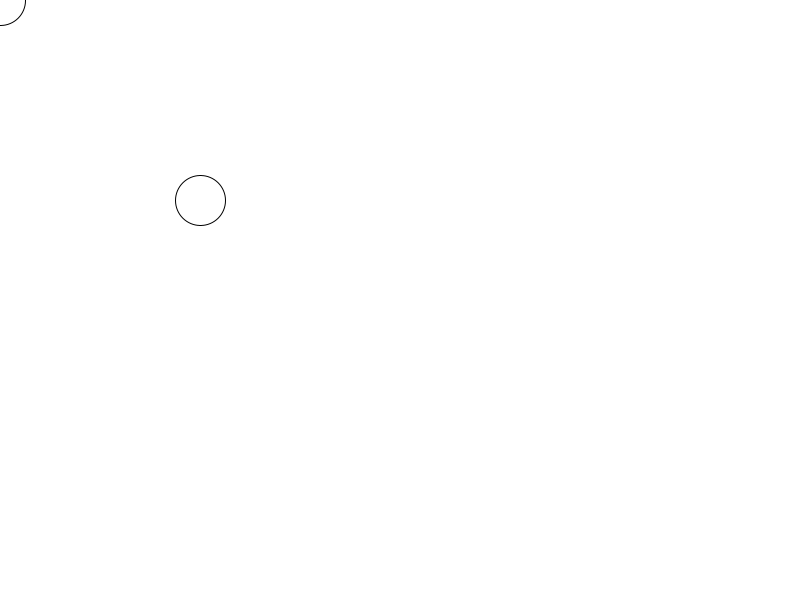
Frame 1 (no input)
Frame 60 (the mouse pressed at the canvas centre just before this capture): identical to frame 1, image omitted
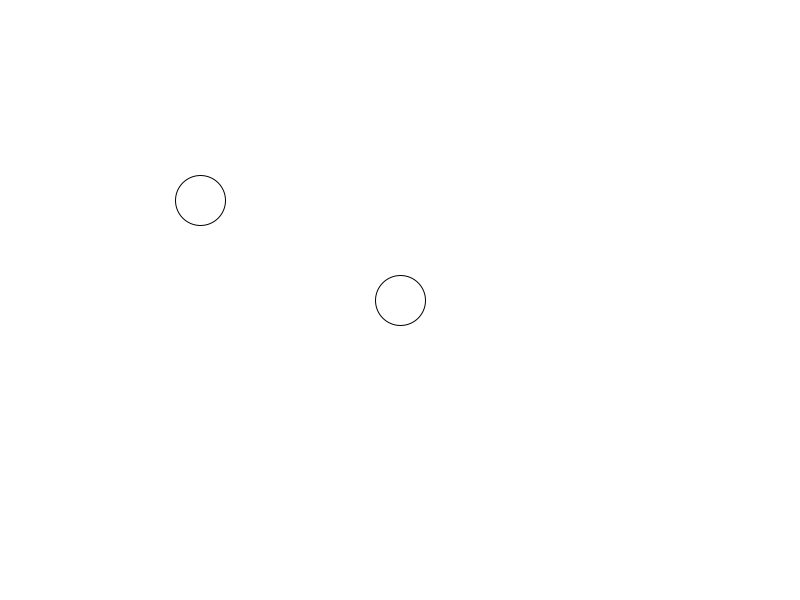
Frame 120 (the mouse held since frame 60 and released just before this capture)

The Processing sketch that drew these frames (run headless with seeded random() and noise(); from frame 60 on, the mouse is pressed at the canvas centre):

// Processing sketch: CS_Project_4
// ── CS_Project_4.pde
// Set to track currently pressed keys
import java.util.HashSet;
HashSet<Character> keysDown = new HashSet<Character>();

float x = 200;
float y = 200;
float speed = 10;

void setup() {
  size(800, 600);
}

void draw() {
  background(255);

  // Movement logic based on keys held down
  if (keysDown.contains('w')) {
    y -= speed;
  }
  if (keysDown.contains('s')) {
    y += speed;
  }
  if (keysDown.contains('a')) {
    x -= speed;
  }
  if (keysDown.contains('d')) {
    x += speed;
  }
  if(circlesTouching(x, y, 30, mouseX, mouseY, 50)){
    fill(255, 0, 0);
  } else {
    fill(255);
  }
  
  

  ellipse(x, y, 50, 50);
  if (x > 800) {
    x = 0;
  }
  
  if (x < 0) {
    x = 800;
  }
  if (y > 600) {
    y = 0;
  }
  if (y < 0) {
    y = 600;
  }
  
  ellipse(mouseX, mouseY, 50, 50);
  
  
}

// Add key to set when pressed
void keyPressed() {
  keysDown.add(Character.toLowerCase(key));
}

// Remove key from set when released
void keyReleased() {
  keysDown.remove(Character.toLowerCase(key));
}


boolean circlesTouching(float x1, float y1, float d1, float x2, float y2, float d2) {
  float r1 = d1 / 2;
  float r2 = d2 / 2;
  float dx = x2 - x1;
  float dy = y2 - y1;
  float distance = sqrt(dx * dx + dy * dy);
  
  return distance <= (r1 + r2);
}
